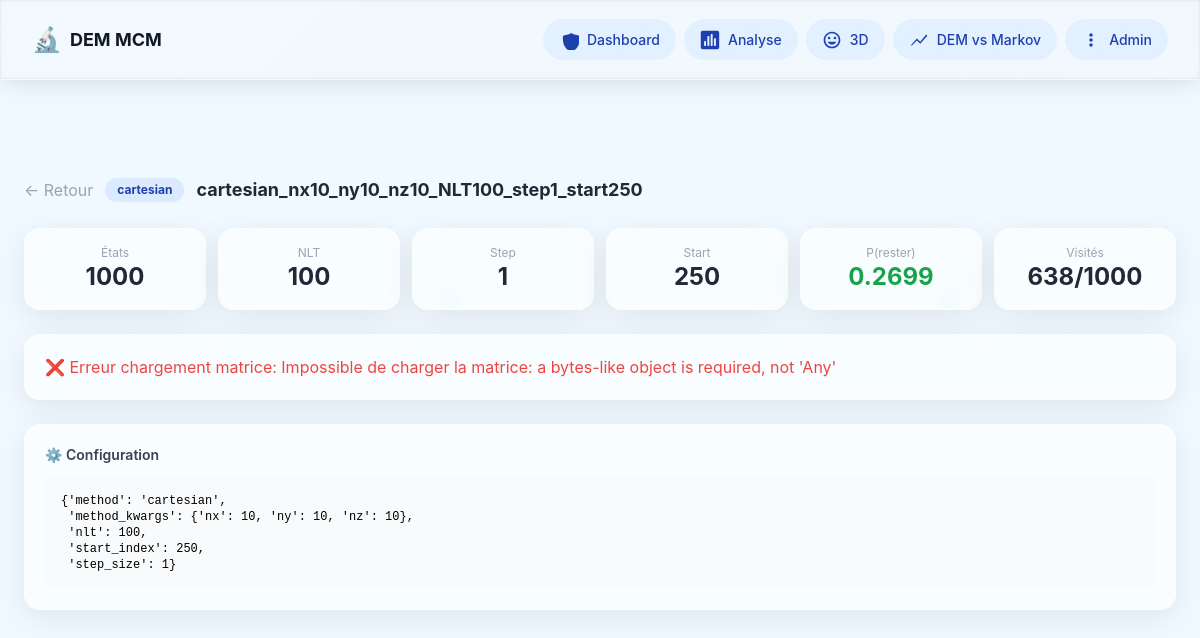
The page /experiments/2/ on the database as committed earlier.
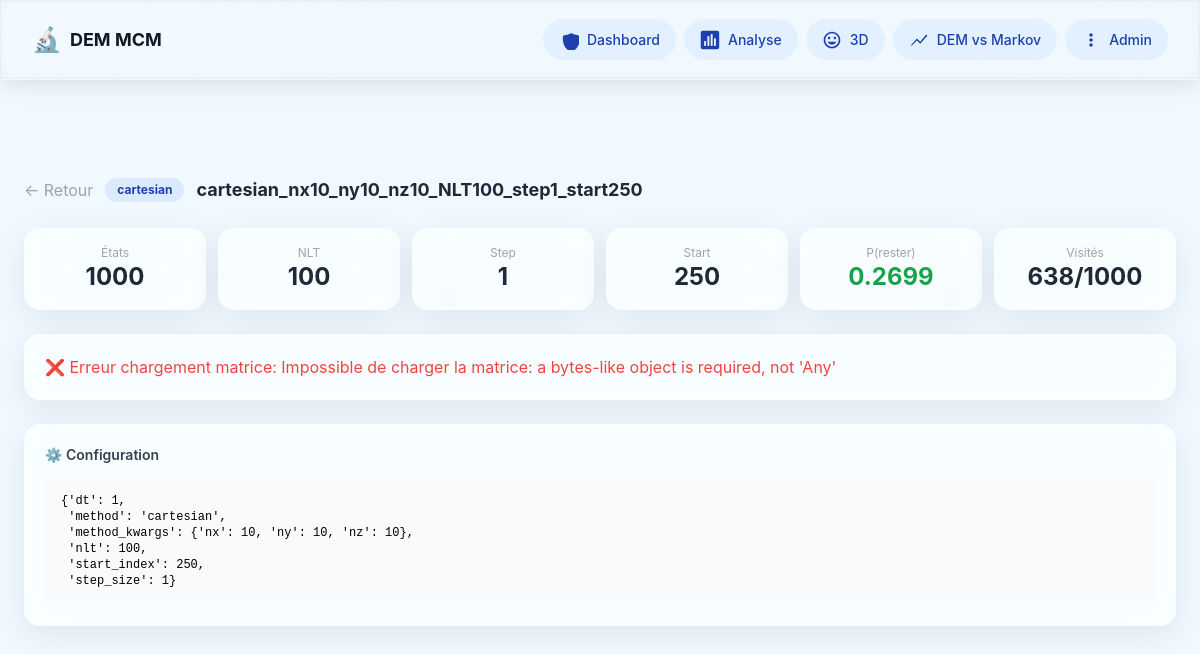
The same page on the database as committed later.
### markov/models.py (models this page shows, shortened)
class Experiment(models.Model):
    folder_name = models.CharField(
        max_length=300,
        unique=True,
        db_index=True,
        help_text="Nom du dossier dans le bucket HF",
    )
    partition_method = models.ForeignKey(
        PartitionMethod, on_delete=models.CASCADE, related_name="experiments"
    )
    nlt = models.IntegerField(
        "Learning Time (NLT)",
        validators=[MinValueValidator(1)],
        help_text="Nombre de paires de snapshots pour l'apprentissage",
    )
    step_size = models.IntegerField(
        "Pas temporel (step)",
        default=1,
        validators=[MinValueValidator(1)],
        help_text="Intervalle entre deux snapshots d'une paire",
    )
    start_index = models.IntegerField(
        "Index de départ", default=0, help_text="Premier fichier DEM utilisé"
    )
    n_states = models.IntegerField("Nombre d'états", default=0)
    n_timesteps_used = models.IntegerField("Timesteps effectifs", default=0)
    created_at = models.DateTimeField(auto_now_add=True)
    bucket_path = models.CharField(max_length=500, blank=True)
    raw_config = models.JSONField(default=dict, blank=True)
    raw_stats = models.JSONField(default=dict, blank=True)
    class Meta:
        ordering = ["-created_at"]
        verbose_name = "Expérience"
        indexes = [
            models.Index(fields=["nlt"]),
            models.Index(fields=["step_size"]),
            models.Index(fields=["start_index"]),
            models.Index(fields=["n_states"]),
        ]

class PartitionMethod(models.Model):
    METHODS = [
        ("cartesian", "Cartésien"),
        ("cylindrical", "Cylindrique"),
        ("voronoi", "Voronoï (K-means)"),
        ("quantile", "Quantile (équi-pop)"),
        ("octree", "Octree adaptatif"),
        ("physics", "Physics-aware"),
        ("adaptive", "Adaptive"),
        ("multizone", "Multizone"),
        ("single", "Single"),
    ]
    name = models.CharField(max_length=50, choices=METHODS, db_index=True)
    description = models.TextField(blank=True)
    parameters = models.JSONField(
        default=dict,
        help_text="Paramètres du partitionneur (nx, ny, nz, nr, ntheta, n_cells, ...)",
    )
    label = models.CharField(max_length=200, unique=True, db_index=True)
    n_cells = models.IntegerField(default=0)
    n_cells_visited = models.IntegerField(default=0, blank=True)
    population_mean = models.FloatField(null=True, blank=True)
    population_std = models.FloatField(null=True, blank=True)
    population_cv = models.FloatField(
        null=True,
        blank=True,
        help_text="Coefficient de variation = std/mean (plus petit = mieux)",
    )
    created_at = models.DateTimeField(auto_now_add=True)
    class Meta:
        ordering = ["name", "n_cells"]
        verbose_name = "Méthode de partitionnement"

class TransitionMatrix(models.Model):
    experiment = models.OneToOneField(
        Experiment, on_delete=models.CASCADE, related_name="matrix"
    )
    diagonal_mean = models.FloatField(
        "P(rester) moyen", help_text="Moyenne de la diagonale de P"
    )
    diagonal_std = models.FloatField("σ diagonale", default=0)
    diagonal_min = models.FloatField("Min diagonale", default=0)
    diagonal_max = models.FloatField("Max diagonale", default=0)
    row_sum_min = models.FloatField("Min Σ lignes", default=0)
    row_sum_max = models.FloatField("Max Σ lignes", default=0)
    row_sum_mean = models.FloatField("Moy Σ lignes", default=0)
    row_sum_std = models.FloatField("σ Σ lignes", default=0)
    col_sum_min = models.FloatField("Min Σ colonnes", default=0)
    col_sum_max = models.FloatField("Max Σ colonnes", default=0)
    col_sum_mean = models.FloatField("Moy Σ colonnes", default=0)
    n_states_visited = models.IntegerField("États visités", default=0)
    n_states_empty = models.IntegerField("États vides", default=0)
    fraction_visited = models.FloatField("Fraction visitée", default=0)
    eigenvalue_2 = models.FloatField(
        "|λ₂|",
        null=True,
        blank=True,
        help_text="2ème plus grande valeur propre (vitesse de mélange)",
    )
    spectral_gap = models.FloatField(
        "Gap spectral",
        null=True,
        blank=True,
        help_text="1 - |λ₂| (plus grand = mélange plus rapide)",
    )
    matrix_bucket_path = models.CharField(
        max_length=500, help_text="Chemin vers transition_matrix.npy dans le bucket"
    )
    class Meta:
        verbose_name = "Matrice de transition"
    def load_matrix(self):
        from bucket_io import load_matrix_from_bucket
        return load_matrix_from_bucket(self.matrix_bucket_path)

### markov/views.py (the view)
# urls.py: path("experiments/<int:pk>/", views.experiment_detail, name="experiment_detail"),
def experiment_detail(request, pk):
    experiment = get_object_or_404(
        Experiment.objects.select_related("partition_method", "matrix"), pk=pk
    )
    matrix_data = _load_matrix_for_experiment(experiment)
    if matrix_data.get("error"):
        try:
            import sys
            from pathlib import Path
            sys.path.insert(0, str(Path(__file__).resolve().parent.parent.parent))
            from bucket_io import load_matrix_from_bucket
            if experiment.matrix and experiment.matrix.matrix_bucket_path:
                P = load_matrix_from_bucket(experiment.matrix.matrix_bucket_path)
                metrics = _compute_matrix_metrics(P)
                diag = np.diag(P)
                row_sums = P.sum(axis=1)
                col_sums = P.sum(axis=0)
                matrix_data = {
                    "matrix": P,
                    "diagonal": diag.tolist(),
                    "row_sums": row_sums.tolist(),
                    "col_sums": col_sums.tolist(),
                    "heatmap": P.tolist(),
                    "shape": list(P.shape),
                    "error": None,
                    **metrics,
                }
        except Exception as e:
            matrix_data = {"error": f"Impossible de charger la matrice: {str(e)}"}
    rsd_data = None
    if matrix_data.get("matrix") is not None:
        n_steps = int(request.GET.get("n_steps", 200))
        rsd_data = _compute_rsd_from_matrix(matrix_data["matrix"], n_steps)
    rsd_results = experiment.rsd_results.all()
    return render(
        request,
        "markov/experiment_detail.html",
        {
            "experiment": experiment,
            "matrix_data": {k: v for k, v in matrix_data.items() if k != "matrix"},
            "rsd_data": json.dumps(rsd_data) if rsd_data else "null",
            "rsd_results": rsd_results,
            "n_steps": int(request.GET.get("n_steps", 200)),
        },
    )

### markov/templates/markov/experiment_detail.html (shortened to what this page needs)
{% extends "markov/base.html" %}
{% block content %}
<div class="fade-in">
    <div class="flex items-center gap-3 mb-6">
        <a href="{% url 'markov:experiment_list' %}" class="text-gray-400 hover:text-blue-500">← Retour</a>
        <span class="px-3 py-1 rounded-full text-xs font-bold method-{{ experiment.partition_method.name }}">
            {{ experiment.partition_method.name }}
        </span>
        <h2 class="text-lg font-bold text-gray-800">{{ experiment.folder_name }}</h2>
    </div>
    <div class="grid grid-cols-2 md:grid-cols-4 lg:grid-cols-6 gap-3 mb-6">
        <div class="glass-card p-4 text-center">
            <div class="text-xs text-gray-400">États</div>
            <div class="text-2xl font-bold text-gray-800">{{ experiment.n_states }}</div>
        </div>
        <div class="glass-card p-4 text-center">
            <div class="text-xs text-gray-400">NLT</div>
            <div class="text-2xl font-bold text-gray-800">{{ experiment.nlt }}</div>
        </div>
        <div class="glass-card p-4 text-center">
            <div class="text-xs text-gray-400">Step</div>
            <div class="text-2xl font-bold text-gray-800">{{ experiment.step_size }}</div>
        </div>
        <div class="glass-card p-4 text-center">
            <div class="text-xs text-gray-400">Start</div>
            <div class="text-2xl font-bold text-gray-800">{{ experiment.start_index }}</div>
        </div>
        {% if experiment.matrix %}
        <div class="glass-card p-4 text-center">
            <div class="text-xs text-gray-400">P(rester)</div>
            <div class="text-2xl font-bold text-green-600">{{ experiment.matrix.diagonal_mean|floatformat:4 }}</div>
        </div>
        <div class="glass-card p-4 text-center">
            <div class="text-xs text-gray-400">Visités</div>
            <div class="text-2xl font-bold text-gray-800">
                {{ experiment.matrix.n_states_visited }}/{{ experiment.n_states }}
            </div>
        </div>
        {% endif %}
    </div>
    {% if matrix_data and not matrix_data.error %}
    <div class="glass-card p-6 mb-6">
        <h3 class="text-lg font-bold text-gray-800 mb-4">📊 Indicateurs Clés</h3>
        {% if experiment.matrix %}
        <div class="grid grid-cols-1 md:grid-cols-2 lg:grid-cols-4 gap-4">
            <div class="p-4 bg-white rounded-lg border border-gray-200">
                <div class="text-xs font-semibold text-gray-600 mb-1">P(rester) — Diagonale</div>
                <div class="text-2xl font-bold text-green-700">{{ matrix_data.diag_mean|floatformat:4 }}</div>
                <div class="text-xs text-gray-500 mt-1">±{{ matrix_data.diag_std|floatformat:4 }}</div>
                <div class="text-xs text-gray-400 mt-2">[{{ matrix_data.diag_min|floatformat:3 }}, {{ matrix_data.diag_max|floatformat:3 }}]</div>
                <div class="text-xs text-gray-600 mt-2 leading-tight">Idéalement 0.5-0.9. Mesure la probabilité de rester dans la même cellule.</div>
            </div>
            <div class="p-4 bg-white rounded-lg border border-gray-200">
                <div class="text-xs font-semibold text-gray-600 mb-1">Σ Lignes — Normalisation</div>
                <div class="text-2xl font-bold text-blue-700">{{ matrix_data.row_sum_mean|floatformat:4 }}</div>
                <div class="text-xs text-gray-500 mt-1">σ={{ matrix_data.row_sum_std|floatformat:4 }}</div>
                <div class="text-xs text-gray-400 mt-2">[{{ matrix_data.row_sum_min|floatformat:3 }}, {{ matrix_data.row_sum_max|floatformat:3 }}]</div>
                <div class="text-xs text-gray-600 mt-2 leading-tight">Idéalement 1.0. Mesure si la matrice est stochastique.</div>
            </div>
            <div class="p-4 bg-white rounded-lg border border-gray-200">
                <div class="text-xs font-semibold text-gray-600 mb-1">États Visités</div>
                <div class="text-2xl font-bold text-purple-700">{{ matrix_data.fraction_visited|floatformat:1 }}%</div>
                <div class="text-xs text-gray-500 mt-1">{{ matrix_data.n_visited }}/{{ matrix_data.shape.0 }} états</div>
                <div class="text-xs text-gray-400 mt-2">—</div>
                <div class="text-xs text-gray-600 mt-2 leading-tight">Idéalement ≈100%. Fraction d'états accessibles.</div>
            </div>
            <div class="p-4 bg-white rounded-lg border border-gray-200">
                <div class="text-xs font-semibold text-gray-600 mb-1">Spectral Gap</div>
                <div class="text-2xl font-bold {% if matrix_data.spectral_gap > 0.3 %}text-green-700{% elif matrix_data.spectral_gap > 0.1 %}text-yellow-700{% else %}text-red-700{% endif %}">
                    {{ matrix_data.spectral_gap|floatformat:4 }}
                </div>
                <div class="text-xs text-gray-500 mt-1">λ₂={{ matrix_data.eigenvalue_2|floatformat:4 }}</div>
                <div class="text-xs text-gray-400 mt-2">—</div>
                <div class="text-xs text-gray-600 mt-2 leading-tight">Idéalement >0.3. Plus grand = convergence plus rapide.</div>
            </div>
        </div>
        {% endif %}
    </div>
        <div class="glass-card p-5">
            <h3 class="text-sm font-semibold text-gray-700 mb-3">🔥 Matrice de transition P</h3>
            <div id="chart-heatmap" style="height:400px;"></div>
        </div>
        <div class="glass-card p-5">
            <h3 class="text-sm font-semibold text-gray-700 mb-3">📊 Diagonale de P</h3>
            <div id="chart-diagonal" style="height:400px;"></div>
        </div>
        <div class="glass-card p-5">
            <h3 class="text-sm font-semibold text-gray-700 mb-3">📏 Somme des lignes</h3>
            <div id="chart-rowsums" style="height:400px;"></div>
        </div>
        <div class="glass-card p-5">
            <h3 class="text-sm font-semibold text-gray-700 mb-3">🌈 Valeurs propres</h3>
            <div id="chart-eigenvalues" style="height:400px;"></div>
        </div>
    </div>
    {% elif matrix_data.error %}
    <div class="glass-card p-5 mb-6">
        <p class="text-red-500">❌ Erreur chargement matrice: {{ matrix_data.error }}</p>
    </div>
    {% endif %}
    <div class="glass-card p-5">
        <h3 class="text-sm font-semibold text-gray-700 mb-3">⚙️ Configuration</h3>
        <pre class="bg-gray-50 rounded-lg p-4 text-xs overflow-auto max-h-64">{{ experiment.raw_config|pprint }}</pre>
    </div>
</div>
{% endblock %}

### markov/templates/markov/base.html (shortened to what this page needs)
{% load static %}
<!DOCTYPE html>
<html lang="fr" class="h-full">
<head>
    <script src="https://cdn.tailwindcss.com"></script>
    <link rel="stylesheet" href="{% static 'markov/css/glass-nav.css' %}">
    <link rel="stylesheet" href="{% static 'markov/css/glass-effects.css' %}">
    <link rel="stylesheet" href="{% static 'markov/css/liquid-glass-cards.css' %}">
</head>
<body class="h-full">
    <nav class="nav-liquid">
        <div class="nav-liquid-content">
            <div class="flex items-center gap-2">
                <span class="text-2xl">🔬</span>
                <h1 class="text-lg font-bold text-gray-900">DEM MCM</h1>
            </div>
            <div class="nav-links">
                <a href="{% url 'markov:dashboard' %}"
                        class="nav-item {% if request.resolver_match.url_name == 'dashboard' %}active{% endif %}">
                    Dashboard
                </a>
                <a href="{% url 'markov:unified_analysis' %}"
                        class="nav-item {% if request.resolver_match.url_name == 'unified_analysis' %}active{% endif %}">
                    Analyse
                </a>
                <a href="{% url 'markov:partitioner_3d_trame' %}"
                        class="nav-item {% if request.resolver_match.url_name == 'partitioner_3d_trame' or request.resolver_match.url_name == 'partition_viewer' %}active{% endif %}">
                    3D
                </a>
                <a href="{% url 'markov:compare_dem_markov' %}"
                        class="nav-item {% if request.resolver_match.url_name == 'compare_dem_markov' %}active{% endif %}">
                    <svg fill="currentColor" xmlns="http://www.w3.org/2000/svg" viewBox="0 0 24 24">
                        <path d="M3.5 18.5l6-6 4 4L22 6.92 20.59 5.5l-7.09 8.58-4-4L2 18.5h1.5z"></path>
                    </svg>
                    DEM vs Markov
                </a>
                <a href="/admin/" class="nav-item">
                    <svg fill="currentColor" xmlns="http://www.w3.org/2000/svg" viewBox="0 0 24 24">
                        <path d="M12 8c1.1 0 2-.9 2-2s-.9-2-2-2-2 .9-2 2 .9 2 2 2zm0 2c-1.1 0-2 .9-2 2s.9 2 2 2 2-.9 2-2-.9-2-2-2zm0 6c-1.1 0-2 .9-2 2s.9 2 2 2 2-.9 2-2-.9-2-2-2z"></path>
                    </svg>
                    Admin
                </a>
            </div>
        </div>
    </nav>
    <main class="pt-20 px-6 pb-10 max-w-[1600px] mx-auto">
        {% block content %}{% endblock %}
    </main>
</body>
</html>

Rows that differ between the two databases and show on the page:
changed Experiment "cartesian_nx10_ny10_nz10_NLT100_step1_start250": raw_config|pprint "{'method': 'cartesian', 'method_kwargs': {'nx': 10, 'ny': 10, 'nz': 10}, 'nlt': 100, 'start_index': 250, 'step_size': 1}" → "{'dt': 1, 'method': 'cartesian', 'method_kwargs': {'nx': 10, 'ny': 10, 'nz': 10}, 'nlt': 100, 'start_index': 250, 'step_size': 1}"
